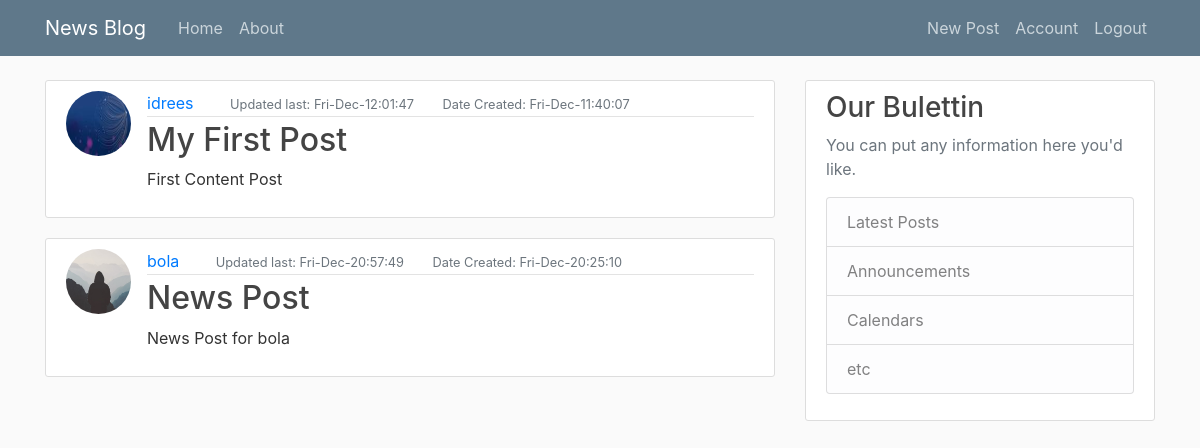
The app's page /home (signed in) with its own data.
### newspost/model.py (models this page shows, shortened)
class Post(db.Model):
    id = db.Column(db.Integer, primary_key=True, nullable=False)
    title = db.Column(db.String(60),unique=True, nullable=False)
    content = db.Column(db.Text(420), nullable=False, unique=True)
    date_posted = db.Column(db.DateTime, nullable=False, default=datetime.utcnow)
    date_updated = db.Column(db.DateTime, nullable=False, default=datetime.utcnow)
    user_id = db.Column(db.Integer, db.ForeignKey('user.id'), nullable=False)

class User(db.Model, UserMixin):
    id = db.Column(db.Integer, primary_key=True , nullable=False)
    username = db.Column(db.String(60),unique=True, nullable=False)
    email = db.Column(db.String(120), nullable=False, unique=True)
    password = db.Column(db.String(), nullable=False)
    image_file = db.Column(db.String, default='default.jpg')
    date_updated = db.Column(db.DateTime, nullable=False, default=datetime.utcnow)
    post = db.relationship('Post', backref='author', lazy=True)

### newspost/routes.py (the view)
@app.route('/')
@app.route('/home')
@login_required
def home():
    posts = Post.query.all()
    return render_template('home.html', title='Home', posts=posts)

### newspost/model.py (called while the page is built)
@login_manager.user_loader
def load_user(user_id):
    return User.query.get(int(user_id))

### newspost/Templates/home.html (shortened to what this page needs)
{% extends 'base.html' %}
    {% block content %}
        {% for post in posts %}
        <article class="media content-section">
          <img class="rounded-circle article-img" src="{{ url_for('static', filename='img/' + post.author.image_file) }}">
          <div class="media-body">
            <div class="article-metadata">
              <a class="mr-2" href="{{url_for('account')}}">{{ post.author.username }}</a>
              <small class="text-muted ml-4 ">Updated last: {{ post.date_posted.strftime('%a-%b-%X') }}</small>
              <small class="text-muted ml-4">Date Created: {{ post.date_updated.strftime('%a-%b-%X') }} </small>
            </div>
            <h2><a class="article-title" href="{{url_for('post', post_id=post.id)}}">{{ post.title }}</a></h2>
            <p class="article-content">{{ post.content }}</p>
          </div>
        </article>
    {% endfor %}
    {% endblock content %}

### newspost/Templates/base.html (shortened to what this page needs)
<!DOCTYPE html>
<html>
<head>
    <link rel="stylesheet" href="https://maxcdn.bootstrapcdn.com/bootstrap/4.0.0/css/bootstrap.min.css">
    <link rel="stylesheet" type="text/css" href="{{ url_for('static', filename='main.css') }}">
</head>
<body>
    <header class="site-header">
      <nav class="navbar navbar-expand-md navbar-dark bg-steel fixed-top">
        <div class="container">
          <a class="navbar-brand mr-4" href="/">News Blog</a>
          <div class="collapse navbar-collapse" id="navbarToggle">
            <div class="navbar-nav mr-auto">
              <a class="nav-item nav-link" href="{{ url_for('home') }}">Home</a>
              <a class="nav-item nav-link" href="{{ url_for('about') }}">About</a>
            </div>
            <div class="navbar-nav">
              {% if current_user.is_authenticated %}
                <a class="nav-item nav-link" href="{{ url_for('new_post') }}">New Post</a>
                <a class="nav-item nav-link" href="{{ url_for('account') }}">Account</a>
                <a class="nav-item nav-link" href="{{ url_for('logout') }}">Logout</a>
              {% else %}
                <a class="nav-item nav-link" href="{{ url_for('login') }}">Login</a>
                <a class="nav-item nav-link" href="{{ url_for('register') }}">Register</a>
              {% endif %}
            </div>
          </div>
        </div>
      </nav>
    </header>
    <main role="main" class="container">
      <div class="row">
        <div class="col-md-8">
          {% block content %}{% endblock %}
        </div>
        <div class="col-md-4">
          <div class="content-section">
            <h3>Our Bulettin</h3>
            <p class='text-muted'>You can put any information here you'd like.
              <ul class="list-group">
                <li class="list-group-item list-group-item-light">Latest Posts</li>
                <li class="list-group-item list-group-item-light">Announcements</li>
                <li class="list-group-item list-group-item-light">Calendars</li>
                <li class="list-group-item list-group-item-light">etc</li>
              </ul>
            </p>
          </div>
        </div>
      </div>
    </main>
</body>
</html>

### newspost/static/main.css (style rules this page uses)
body { background: #fafafa; color: #333333; margin-top: 5rem; }
h1, h2, h3, h4, h5, h6 { color: #444444; }
a { text-decoration: none; }
.bg-steel { background-color: #5f788a; }
.site-header .navbar-nav .nav-link { color: #cbd5db; }
.content-section { background: #ffffff; padding: 10px 20px; border: 1px solid #dddddd; border-radius: 3px; margin-bottom: 20px; }
.article-title { color: #444444; }
.article-content { white-space: pre-line; }
.article-img { height: 65px; width: 65px; margin-right: 16px; }
.article-metadata { padding-bottom: 1px; margin-bottom: 4px; border-bottom: 1px solid #e3e3e3 }

### records on screen
Post: image_file (picture), author.username "idrees", date_posted "Fri-Dec-12:01:47", date_updated "Fri-Dec-11:40:07", title "My First Post", content "First Content Post"
Post: image_file (placeholder picture), author.username "bola", date_posted "Fri-Dec-20:57:49", date_updated "Fri-Dec-20:25:10", title "News Post", content "News Post for bola"
